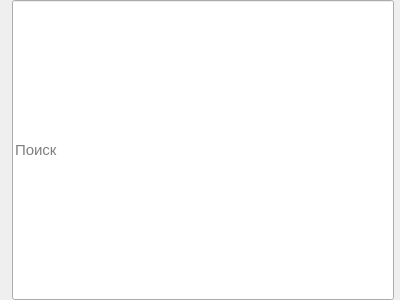
<?xml version="1.0" encoding="UTF-8"?>
<ui version="4.0">
 <class>SearchLine</class>
 <widget class="QWidget" name="SearchLine">
  <property name="geometry">
   <rect>
    <x>0</x>
    <y>0</y>
    <width>400</width>
    <height>300</height>
   </rect>
  </property>
  <property name="windowTitle">
   <string>Form</string>
  </property>
  <layout class="QGridLayout" name="gridLayout">
   <property name="leftMargin">
    <number>6</number>
   </property>
   <property name="topMargin">
    <number>0</number>
   </property>
   <property name="rightMargin">
    <number>6</number>
   </property>
   <property name="bottomMargin">
    <number>0</number>
   </property>
   <item row="0" column="1">
    <widget class="QLineEdit" name="searchLine">
     <property name="sizePolicy">
      <sizepolicy hsizetype="MinimumExpanding" vsizetype="MinimumExpanding">
       <horstretch>0</horstretch>
       <verstretch>0</verstretch>
      </sizepolicy>
     </property>
     <property name="font">
      <font>
       <family>Arial</family>
       <pointsize>11</pointsize>
      </font>
     </property>
     <property name="placeholderText">
      <string>Поиск</string>
     </property>
    </widget>
   </item>
   <item row="0" column="0">
    <widget class="Image" name="icon" native="true"/>
   </item>
  </layout>
 </widget>
 <customwidgets>
  <customwidget>
   <class>Image</class>
   <extends>QWidget</extends>
   <header>widgets/elements/Image.h</header>
   <container>1</container>
  </customwidget>
 </customwidgets>
 <resources/>
 <connections/>
</ui>
